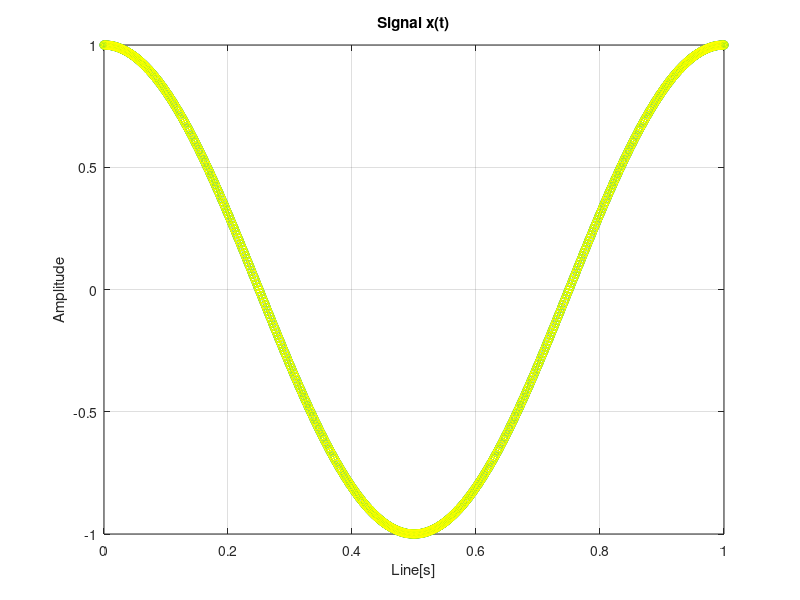
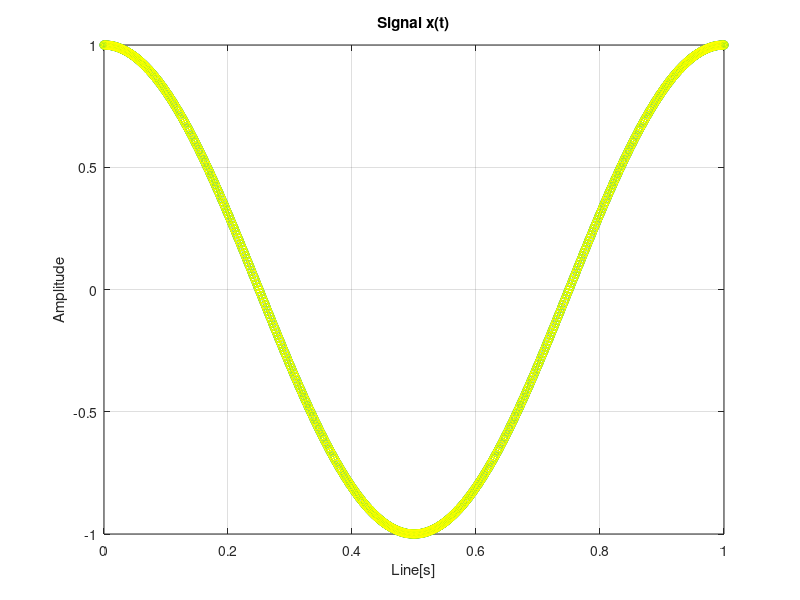
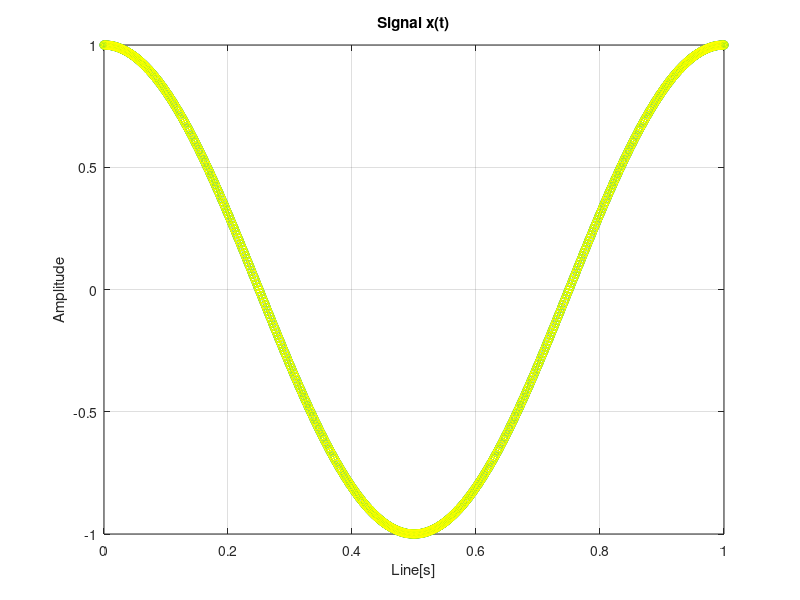
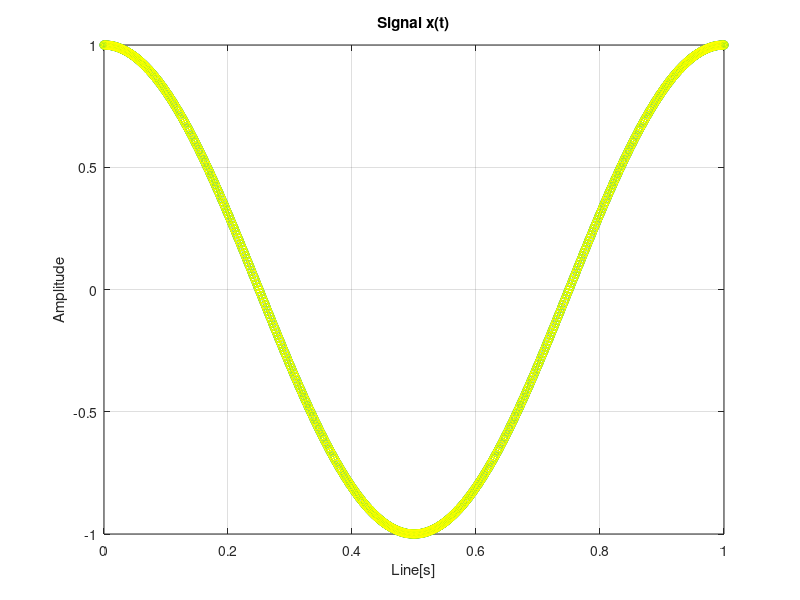

Here is the MATLAB script that generated these plots, in order:
%part 1 f2 = fs+f1, f3 = 2*fs+f1
clear all; close all;
fs = 500; Nx = 500; dt = 1/fs; t = dt*(0:Nx);
A = 1;
f1 = 1; f1_2 = fs+f1; f1_3 = 2*fs+f1;
p = pi/2;

x1_1 = A*sin(2*pi*f1*t + p);
x1_2 = A*sin(2*pi*f1_2*t + p);
x1_3 = A*sin(2*pi*f1_3*t + p);
figure(1)
plot(t, x1_1, 'bo-'); grid on; hold on; title('Signal x(t)'); xlabel('Line[s]'); ylabel('Amplitude'); pause(0.5);
plot(t, x1_2, 'go-'); pause(0.5);
plot(t, x1_3, 'yo-'); hold off;

%part 2 %f2 = fs-f1, f3 = 2*fs-f1

f1_2 = fs - f1; f1_3 = 2*fs-f1;

figure(2)
plot(t, x1_1, 'bo-'); grid on; hold on; title('Signal x(t)'); xlabel('Line[s]'); ylabel('Amplitude'); pause(0.5);
plot(t, x1_2, 'go-'); pause(0.5);
plot(t, x1_3, 'yo-'); hold off;

%part 3 f1 = 5;
f1 = 5;

figure(3)
plot(t, x1_1, 'bo-'); grid on; hold on; title('Signal x(t)'); xlabel('Line[s]'); ylabel('Amplitude'); pause(0.5);
plot(t, x1_2, 'go-'); pause(0.5);
plot(t, x1_3, 'yo-'); hold off;

%part 4 cosine instead of sine
 
x4_1 = A*cos(2*pi*f1*t + p);
x4_2 = A*cos(2*pi*f1_2*t + p);
x4_3 = A*cos(2*pi*f1_3*t + p);

figure(4)
plot(t, x1_1, 'bo-'); grid on; hold on; title('Signal x(t)'); xlabel('Line[s]'); ylabel('Amplitude'); pause(0.5);
plot(t, x1_2, 'go-'); pause(0.5);
plot(t, x1_3, 'yo-'); hold off;

%part 5 Fs = 8000, Nx = 3*Fs, f1 = 200;
fs = 8000; Nx = 3*fs; f1 = 200; f1_2 = fs+f1; f1_3 = 2*fs + f1; dt = 1/fs; t = dt*(0:Nx);
x1_1 = A*sin(2*pi*f1*t + p);
x1_2 = A*sin(2*pi*f1_2*t + p);
x1_3 = A*sin(2*pi*f1_3*t + p);

sound(x1_1, fs); pause(2);
sound(x1_2, fs); pause(2);
sound(x1_3, fs); pause(2);
